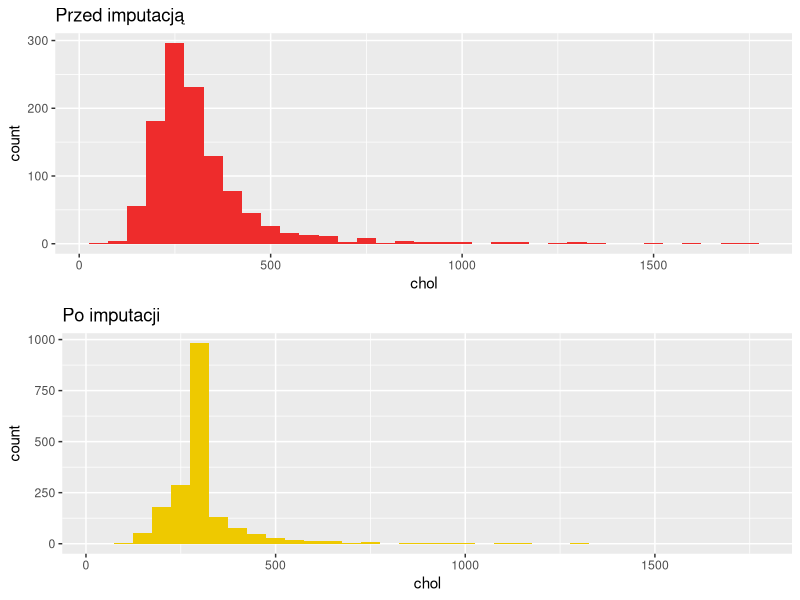

This figure's R source: (Note: this script raises an error after producing the figure.)
install.packages("survival")
library(survival)
library(dplyr)
library(ggplot2)
library(corrplot)
library(gridExtra)

#pbcseq
#https://cran.r-project.org/web/packages/survival/survival.pdf

data(pbc)

#Liczba "1" w zmiennej status wynosi 147. Należy uznać te obserwacje jako cenzurowane. 
table(pbcseq$status)

dane <- pbcseq
summary(dane)
#Zmienna "chol" zawiera najwięcej braków danych (821). 
#Dla tej zmiennej zostanie przeprowadzona imputacja metodą imputacja średnią.
#Pozostałe zmienne zawierają między 60-80 braków danych. Obserwacje te zostaną usunięte. 

dane$chol[is.na(dane$chol)] <- mean(dane$chol, na.rm = TRUE)
dane <- na.omit(dane)
table(dane$status)

pbcChol <- ggplot(pbcseq, aes(x=chol)) + geom_histogram(binwidth = 50, fill="firebrick2") + labs(title = "Przed imputacją")
impChol <- ggplot(dane, aes(x=chol)) + geom_histogram(binwidth = 50, fill="gold2") + labs(title = "Po imputacji")
grid.arrange(pbcChol, impChol)

str(dane)
#1 = male, 0 - female
levels(dane$sex) <- c(1,0)
dane$status <- as.factor(dane$status)
dane$trt <- as.factor(dane$trt)
dane$ascites <- as.factor(dane$ascites)
dane$spiders <- as.factor(dane$spiders)
dane$hepato <- as.factor(dane$hepato)
dane$stage <- as.factor(dane$stage)
dane$edema <- as.factor(dane$edema)
str(dane)
summary(dane)


dane$cens <- ifelse(dane$status=="0" | dane$status=="1",0,1)
dane$cens <- as.factor(dane$cens)

dane %>%
  group_by(sex) %>%
  summarise(N = n(), Mean = mean(age), Min = min(age), Max = max(age), Sd = sd(age))

dane %>%
  group_by(sex) %>%
  summarise(N = n(), Mean = mean(albumin), Min = min(albumin), Max = max(albumin), Sd = sd(trig))

dane %>%
  group_by(sex) %>%
  summarise(N = n(), Mean = mean(chol, na.rm = T), Min = min(chol, na.rm = T), Max = max(chol, na.rm = T), Sd = sd(chol, na.rm = T))

dane %>%
  group_by(sex) %>%
  summarise(N = n(), Mean = mean(alk.phos), Min = min(alk.phos), Max = max(alk.phos), Sd = sd(alk.phos))

dane %>%
  group_by(sex) %>%
  summarise(N = n(), Mean = mean(protime), Min = min(protime), Max = max(protime), Sd = sd(protime))

dane %>%
  group_by(stage) %>%
  summarise(N = n(), Mean = mean(chol), Min = min(chol), Max = max(chol), Sd = sd(chol))

ggplot(dane, aes(x=stage, fill=stage)) + geom_bar()
ggplot(dane, aes(x=sex, fill=sex)) + geom_bar()
ggplot(dane, aes(x=stage, y = age, fill=stage)) + geom_boxplot()
ggplot(dane, aes(x=stage, y=bili, fill=stage)) + geom_boxplot()
ggplot(dane, aes(x=sex, y=chol, fill=sex)) + geom_boxplot()

ggplot(dane, aes(x=age)) + geom_histogram(binwidth = 5, aes(fill=sex)) + facet_grid(dane$sex)

ggplot(dane, aes(x=chol, y=albumin, color=sex)) + geom_point()
ggplot(dane, aes(x=bili, y=ast, color=sex)) + geom_point()
ggplot(dane, aes(x=alk.phos, y=chol, color=edema)) + geom_point(alpha=0.4)
ggplot(dane, aes(x=bili, y=ast, color=hepato)) + geom_point()
ggplot(dane, aes(x=age, y=chol, color=sex)) + geom_point() + geom_smooth()



doKor <- dane[,c(5, 12,13,14,15,16,17,18)]
corMat <- cor(doKor)
corMat
corrplot(corMat,method="number", tl.col = 'black')

Surv(dane$day,dane$cens)
km <- survfit(Surv(day, cens) ~ 1, conf.type="log", data=dane)
SumKM <- summary(km)
SumKM
PlotKM <- plot(km)

#github test
ggplot(dane, aes(x=sex, y=albumin, fill=sex)) + geom_boxplot()
mean(dane$age)

#github test - Tomek
print('Czesc :-)')

#Kinga
